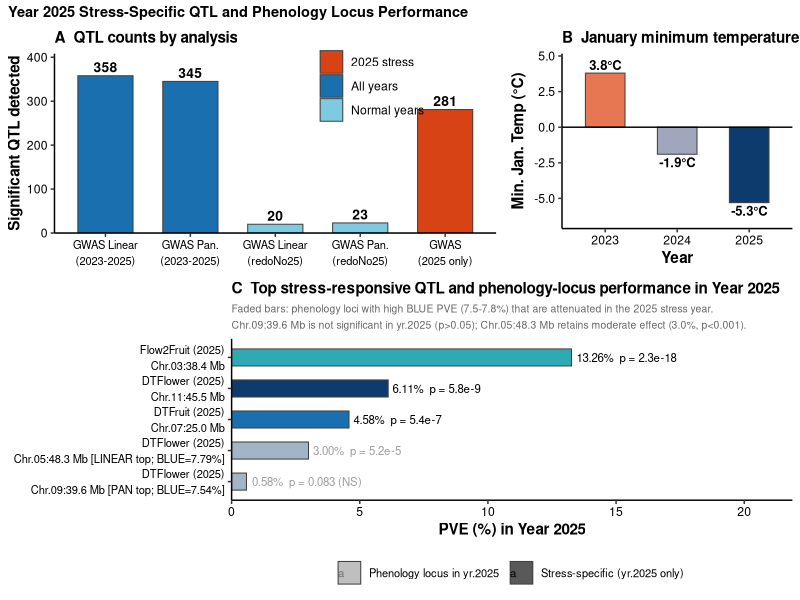
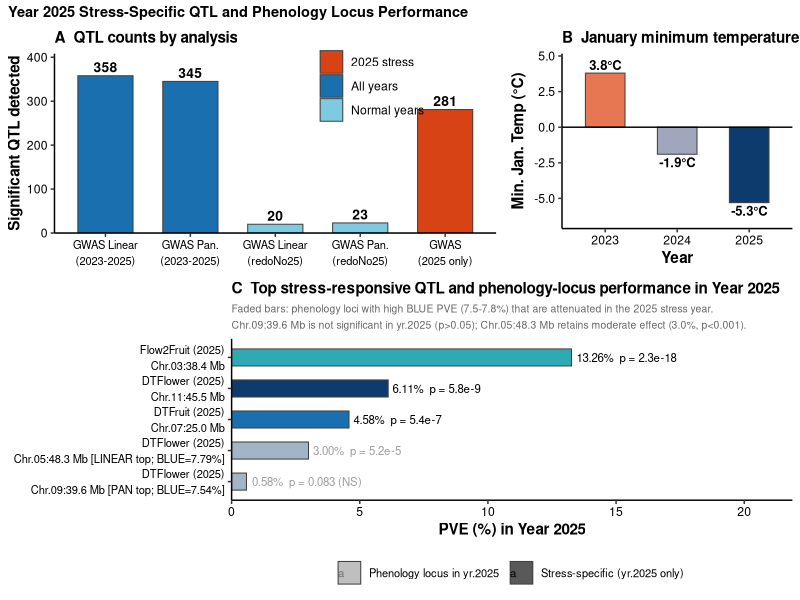

Here is the R script that generated these plots, in order:
## Fig4_Yr25_Stress_QTL.R
## Year 2025 stress-specific QTL figure (3-panel: A=counts, B=temps, C=PVE bars)
## Updated 2026-05-04:
##   - Panel C now includes yr.25 R2 for top two stable loci as comparison bars
##   - Chr.05:48.3 Mb (LINEAR top, BLUE=7.79%) → PVE in yr.25 = 3.00%, p=5.2e-05
##   - Chr.09:39.6 Mb (PAN top, BLUE=7.54%)    → PVE in yr.25 = 0.58%, p=0.083

suppressPackageStartupMessages({
  library(ggplot2)
  library(cowplot)
  library(data.table)
})

trait_colors <- c(
  "DTFlower"    = "#0D3B6E",
  "DTFruit"     = "#1A6FAF",
  "Flow2Fruit"  = "#2FAAB3",
  "FruitWeight" = "#7ECAE0"
)
pub_theme <- theme_classic(base_size = 11) +
  theme(
    axis.text        = element_text(color = "black"),
    axis.title       = element_text(color = "black", face = "bold"),
    plot.title       = element_text(face = "bold", size = 11),
    plot.subtitle    = element_text(size = 8, color = "grey40")
  )
fig_title <- function(txt, size = 10.5)
  ggdraw() + draw_label(txt, fontface = "bold", size = size, x = 0.01, hjust = 0)

# ── Panel A: QTL counts by analysis ──────────────────────────────────────────
year_counts <- data.table(
  Dataset   = factor(
    c("GWAS Linear\n(2023-2025)", "GWAS Pan.\n(2023-2025)",
      "GWAS Linear\n(redoNo25)",  "GWAS Pan.\n(redoNo25)",
      "GWAS\n(2025 only)"),
    levels = c("GWAS Linear\n(2023-2025)", "GWAS Pan.\n(2023-2025)",
               "GWAS Linear\n(redoNo25)",  "GWAS Pan.\n(redoNo25)",
               "GWAS\n(2025 only)")
  ),
  N_QTL     = c(358, 345, 20, 23, 281),
  Year_type = c("All years","All years","Normal years","Normal years","2025 stress")
)

p4a <- ggplot(year_counts, aes(x = Dataset, y = N_QTL, fill = Year_type)) +
  geom_col(color = "grey25", linewidth = 0.35, width = 0.65) +
  geom_text(aes(label = N_QTL), vjust = -0.35, size = 3.5, fontface = "bold") +
  scale_fill_manual(
    values = c("All years" = "#1A6FAF", "Normal years" = "#7ECAE0",
               "2025 stress" = "#D84315"),
    name = NULL) +
  scale_y_continuous(expand = expansion(mult = c(0, 0.14))) +
  labs(x = NULL, y = "Significant QTL detected", title = "A  QTL counts by analysis") +
  pub_theme +
  theme(legend.position = c(0.72, 0.82), legend.background = element_blank(),
        axis.text.x = element_text(size = 8, lineheight = 1.2))

# ── Panel B: January minimum temperature ─────────────────────────────────────
temp_data <- data.table(
  Year     = factor(c("2023","2024","2025")),
  Min_Temp = c(3.8, -1.9, -5.3)
)

p4b <- ggplot(temp_data, aes(x = Year, y = Min_Temp, fill = Min_Temp)) +
  geom_col(color = "grey25", linewidth = 0.35, width = 0.55) +
  geom_hline(yintercept = 0, color = "black", linewidth = 0.5) +
  geom_text(aes(label = paste0(Min_Temp, "\u00b0C"),
                vjust = ifelse(Min_Temp >= 0, -0.3, 1.3)),
            size = 3.3, fontface = "bold") +
  scale_fill_gradient2(low = "#0D3B6E", mid = "grey92", high = "#D84315",
                       midpoint = 0, guide = "none") +
  scale_y_continuous(expand = expansion(mult = c(0.2, 0.15))) +
  labs(x = "Year", y = "Min. Jan. Temp (\u00b0C)", title = "B  January minimum temperature") +
  pub_theme

# ── Panel C: PVE bars — stress-specific + phenology loci in yr.25 ────────────
# Stress-specific loci (detected only / predominantly in yr.2025)
stress_qtl <- data.table(
  Label = c("Flow2Fruit (2025)\nChr.03:38.4 Mb",
            "DTFlower (2025)\nChr.11:45.5 Mb",
            "DTFruit (2025)\nChr.07:25.0 Mb"),
  PVE   = c(13.26, 6.11, 4.58),
  Trait = c("Flow2Fruit","DTFlower","DTFruit"),
  plab  = c("p = 2.3e-18", "p = 5.8e-9", "p = 5.4e-7"),
  Type  = "Stress-specific (yr.2025 only)"
)

# Top stable phenology loci — their performance in yr.2025
# Chr.05_48252083: BLUE_exc.25 PVE=7.79%, yr.25 PVE=3.00% (p=5.2e-05)
# Chr.09_39605986: BLUE_exc.25 PVE=7.54%, yr.25 PVE=0.58% (p=0.083, NS)
stable_in_yr25 <- data.table(
  Label = c("DTFlower (2025)\nChr.05:48.3 Mb [LINEAR top; BLUE=7.79%]",
            "DTFlower (2025)\nChr.09:39.6 Mb [PAN top; BLUE=7.54%]"),
  PVE   = c(3.00, 0.58),
  Trait = c("DTFlower","DTFlower"),
  plab  = c("p = 5.2e-5", "p = 0.083 (NS)"),
  Type  = "Phenology locus in yr.2025"
)

all_bars <- rbindlist(list(stress_qtl, stable_in_yr25))
# factor in display order: stress loci on top, phenology at bottom
all_bars[, Label := factor(Label, levels = rev(c(
  stress_qtl$Label, stable_in_yr25$Label
)))]

p4c <- ggplot(all_bars, aes(y = Label, x = PVE, fill = Trait, alpha = Type)) +
  geom_col(color = "grey25", linewidth = 0.35, width = 0.55) +
  geom_text(aes(label = sprintf("%.2f%%  %s", PVE, plab)),
            hjust = -0.05, size = 2.9) +
  scale_fill_manual(values = trait_colors, guide = "none") +
  scale_alpha_manual(
    values = c("Stress-specific (yr.2025 only)" = 1.0,
               "Phenology locus in yr.2025"     = 0.38),
    name = NULL) +
  scale_x_continuous(expand = expansion(mult = c(0, 0.65))) +
  labs(x = "PVE (%) in Year 2025",
       y = NULL,
       title = "C  Top stress-responsive QTL and phenology-locus performance in Year 2025",
       subtitle = paste0(
         "Faded bars: phenology loci with high BLUE PVE (7.5-7.8%) that are attenuated in the 2025 stress year.\n",
         "Chr.09:39.6 Mb is not significant in yr.2025 (p>0.05); Chr.05:48.3 Mb retains moderate effect (3.0%, p<0.001).")) +
  pub_theme +
  theme(axis.text.y = element_text(size = 8, lineheight = 1.2),
        legend.position = "bottom",
        legend.text = element_text(size = 8),
        plot.subtitle = element_text(size = 7.5, color = "grey40", lineheight = 1.3))

# ── Assemble ──────────────────────────────────────────────────────────────────
fig4 <- plot_grid(
  fig_title("Year 2025 Stress-Specific QTL and Phenology Locus Performance"),
  plot_grid(
    plot_grid(p4a, p4b, ncol = 2, rel_widths = c(1.7, 1)),
    p4c,
    nrow = 2, rel_heights = c(1.0, 1.3)
  ),
  nrow = 2, rel_heights = c(0.04, 1)
)

out_dir <- "/Users/kendalllee/Documents/Blueberry/FINAL_GWAS/PUBLICATION/Figures"
ggsave(file.path(out_dir, "Fig4_Yr25_Stress_QTL.pdf"),
       fig4, width = 7.09, height = 5.5, units = "in")
ggsave(file.path(out_dir, "Fig4_Yr25_Stress_QTL.png"),
       fig4, width = 7.09, height = 5.5, units = "in", dpi = 300)
cat(sprintf("Saved: %s\n", file.path(out_dir, "Fig4_Yr25_Stress_QTL.pdf")))
